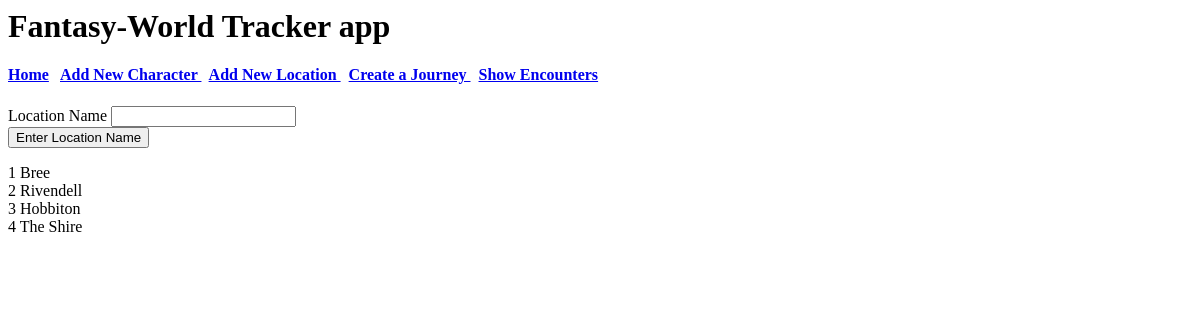
Before: /new-location with the older database file.
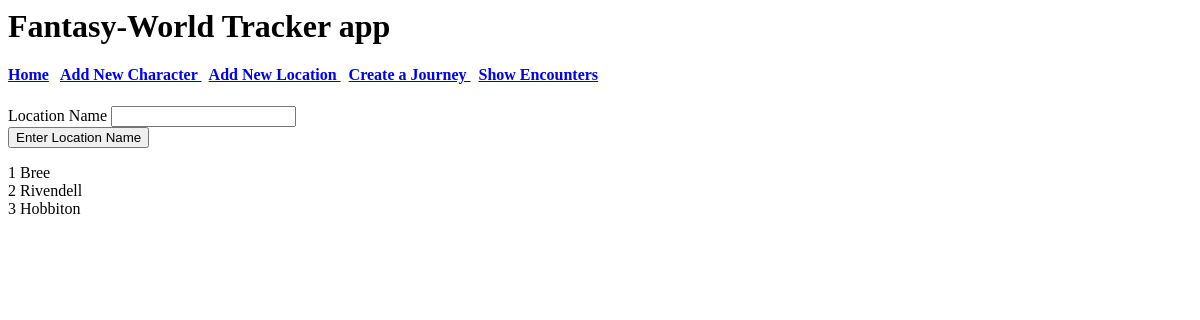
After: the same page with the newer database file.
### fwtapp.py (models this page shows)
class location(db.Model):
    lid = db.Column(db.Integer, primary_key=True)
    time = db.relationship("time", backref="location")
    lname = db.Column(db.String(50), nullable=False)

### fwtapp.py (the view)
@app.route('/new-location', methods=["GET", "POST"])
def newlocation():
    form = lform()
    lqueryall = location.query.all()
    if form.validate_on_submit():
        new_location = location(lname = form.lname.data)
        db.session.add(new_location)
        db.session.commit()
        return redirect('new-location')
    return render_template('newlocation.html', lqueryall=lqueryall, form=form)

### fwtapp.py
class lform(FlaskForm):
    lname = StringField("Location Name")
    submit = SubmitField("Enter Location Name")

### templates/newlocation.html (shortened to what this page needs)
{% extends "layout.html" %}
{% block body %}
<form method="POST" action="">
    {{ form.lname.label }} {{ form.lname }}
    <br>
    {{ form.submit }}
</form>
{% for lname in lqueryall %}
{{ lname.lid }} {{ lname.lname }}
<br>
{% endfor %}
{% endblock body %}

Changed rows visible on the page:
removed location: lid "4", lname "The Shire"
